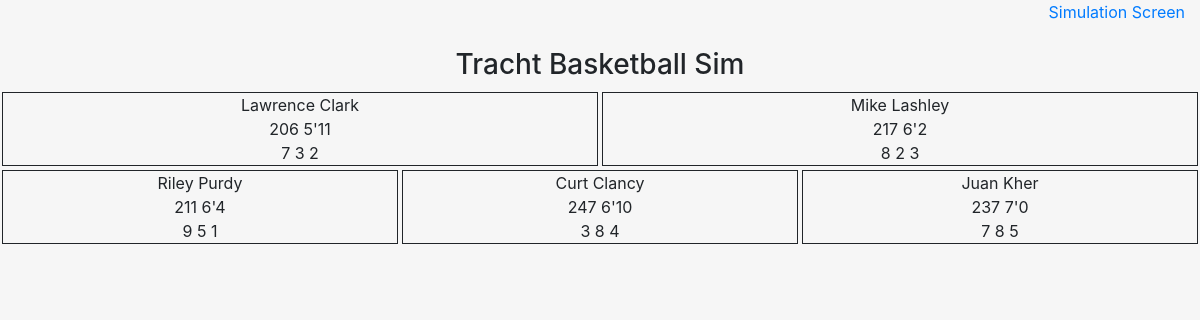
The page /coaching (signed in) on the database its author committed.
### game/models.py (models this page shows)
class Player(models.Model):
	FirstName = models.CharField(max_length = 30)
	LastName = models.CharField(max_length = 30)
	Height = models.CharField(max_length = 5)
	Weight = models.CharField(max_length = 3)
	Scoring = models.IntegerField()
	Passing = models.IntegerField()
	Defense = models.IntegerField()
	ShootFirst = models.BooleanField(default = False)
	PassFirst = models.BooleanField(default = False)
	CatchAndShoot = models.BooleanField(default = False)
	HelpDefender = models.BooleanField(default = False)
	DenyShot = models.BooleanField(default = False)
	DenyPass =  models.BooleanField(default = False)

### game/views.py (the view)
# urls.py: path('coaching', views.coaching, name='coaching'),
def coaching(request):
	if request.user.is_authenticated == False:
		return HttpResponseRedirect('/')
	user = request.session['user']
	team = Team.objects.get(User=user)
	player_dict = {'PointGuard': team.PointGuard, 'ShootingGuard': team.ShootingGuard, 'SmallForward': team.SmallForward, 'PowerForward': team.PowerForward, 'Center': team.Center}
	return render(request, 'game/coachesoffice.html', player_dict)

### game/templates/game/coachesoffice.html (shortened to what this page needs)
{% extends "game/base.html" %}
{% block bannerright %}
	<a href="{% url 'simulationscreen' %}">Simulation Screen</a>
{% endblock %}
{% block fill %}
<div class="row">
	<div class="col player-box" id="Point Guard">
		{{PointGuard.FirstName}} {{PointGuard.LastName}} <br>
		{{PointGuard.Weight}} {{PointGuard.Height}} <br>
		{{PointGuard.Scoring}} {{PointGuard.Passing}} {{PointGuard.Defense}}
	</div>
	<div class="col player-box" id="Shooting Guard">
		{{ShootingGuard.FirstName}} {{ShootingGuard.LastName}} <br>
		{{ShootingGuard.Weight}} {{ShootingGuard.Height}} <br>
		{{ShootingGuard.Scoring}} {{ShootingGuard.Passing}} {{ShootingGuard.Defense}}
	</div>
</div>
<div class="row">
	<div class="col player-box" id="Small Forward">
		{{SmallForward.FirstName}} {{SmallForward.LastName}} <br>
		{{SmallForward.Weight}} {{SmallForward.Height}} <br>
		{{SmallForward.Scoring}} {{SmallForward.Passing}} {{SmallForward.Defense}}
	</div>
	<div class="col player-box" id="Power Forward">
		{{PowerForward.FirstName}} {{PowerForward.LastName}} <br>
		{{PowerForward.Weight}} {{PowerForward.Height}} <br>
		{{PowerForward.Scoring}} {{PowerForward.Passing}} {{PowerForward.Defense}}
	</div>
	<div class="col player-box" id="Center">
		{{Center.FirstName}} {{Center.LastName}} <br>
		{{Center.Weight}} {{Center.Height}} <br>
		{{Center.Scoring}} {{Center.Passing}} {{Center.Defense}}
	</div>
</div>
{% endblock %}
{% block scripts %}
	{% load static %}
	<link rel="stylesheet" href="{% static 'game/css/bootstrap.min.css' %}" type = "text/css"/>
{% endblock %}

### rows shown on the page
Player: FirstName "Lawrence", LastName "Clark", Weight "206", Height "5'11", Scoring "7", Passing "3", Defense "2"
Player: FirstName "Mike", LastName "Lashley", Weight "217", Height "6'2", Scoring "8", Passing "2", Defense "3"
Player: FirstName "Riley", LastName "Purdy", Weight "211", Height "6'4", Scoring "9", Passing "5", Defense "1"
Player: FirstName "Curt", LastName "Clancy", Weight "247", Height "6'10", Scoring "3", Passing "8", Defense "4"
Player: FirstName "Juan", LastName "Kher", Weight "237", Height "7'0", Scoring "7", Passing "8", Defense "5"
